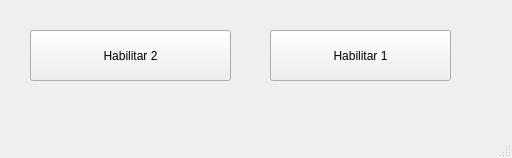
<?xml version="1.0" encoding="UTF-8"?>
<ui version="4.0">
 <class>MainWindow</class>
 <widget class="QMainWindow" name="MainWindow">
  <property name="enabled">
   <bool>true</bool>
  </property>
  <property name="geometry">
   <rect>
    <x>0</x>
    <y>0</y>
    <width>512</width>
    <height>158</height>
   </rect>
  </property>
  <property name="windowTitle">
   <string>MainWindow</string>
  </property>
  <widget class="QWidget" name="centralwidget">
   <widget class="QPushButton" name="boton1">
    <property name="geometry">
     <rect>
      <x>30</x>
      <y>30</y>
      <width>201</width>
      <height>51</height>
     </rect>
    </property>
    <property name="text">
     <string>Habilitar 2</string>
    </property>
   </widget>
   <widget class="QPushButton" name="boton2">
    <property name="geometry">
     <rect>
      <x>270</x>
      <y>30</y>
      <width>181</width>
      <height>51</height>
     </rect>
    </property>
    <property name="text">
     <string>Habilitar 1</string>
    </property>
   </widget>
  </widget>
  <widget class="QMenuBar" name="menubar">
   <property name="geometry">
    <rect>
     <x>0</x>
     <y>0</y>
     <width>512</width>
     <height>21</height>
    </rect>
   </property>
  </widget>
  <widget class="QStatusBar" name="statusbar"/>
 </widget>
 <resources/>
 <connections/>
</ui>
